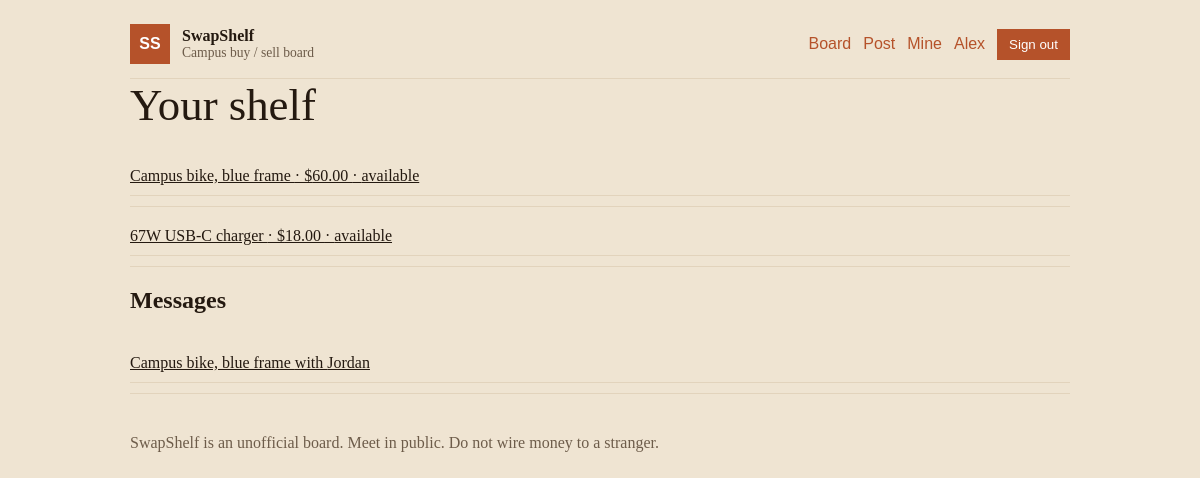
/me/ (signed in), run on the app's committed database.
### market/models.py (models this page shows, shortened)
class Listing(models.Model):
    CATEGORIES = [
        ("books", "Books"),
        ("electronics", "Electronics"),
        ("furniture", "Furniture"),
        ("bikes", "Bikes"),
        ("other", "Other"),
    ]
    owner = models.ForeignKey(User, on_delete=models.CASCADE, related_name="listings")
    title = models.CharField(max_length=120)
    description = models.TextField()
    price = models.DecimalField(max_digits=7, decimal_places=2)
    category = models.CharField(max_length=20, choices=CATEGORIES, default="other")
    status = models.CharField(max_length=12, default="available")
    seller_note = models.TextField(blank=True)
    created_at = models.DateTimeField(auto_now_add=True)
    class Meta:
        ordering = ["-created_at"]

class Thread(models.Model):
    listing = models.ForeignKey(Listing, on_delete=models.CASCADE, related_name="threads")
    buyer = models.ForeignKey(User, on_delete=models.CASCADE, related_name="buying_threads")
    created_at = models.DateTimeField(auto_now_add=True)

### market/views.py (the view)
# urls.py: path("me/", views.mine, name="mine"),
@login_required
def mine(request):
    listings = Listing.objects.filter(owner=request.user).exclude(status="removed")
    threads = Thread.objects.filter(buyer=request.user) | Thread.objects.filter(listing__owner=request.user)
    threads = threads.select_related("listing", "buyer").distinct()
    return render(request, "market/mine.html", {"listings": listings, "threads": threads})

### market/templates/market/mine.html (shortened to what this page needs)
{% extends "market/base.html" %}
{% block body %}
<section>
  <h1>Your shelf</h1>
  <ul class="list">
    {% for listing in listings %}
      <li><a href="{% url 'listing_edit' listing.pk %}">{{ listing.title }} · ${{ listing.price }} · {{ listing.status }}</a></li>
    {% empty %}
      <li class="lede">You have not posted yet.</li>
    {% endfor %}
  </ul>
  <h2>Messages</h2>
  <ul class="list">
    {% for thread in threads %}
      <li><a href="{% url 'thread_detail' thread.pk %}">{{ thread.listing.title }} with {{ thread.buyer.first_name }}</a></li>
    {% empty %}
      <li class="lede">No threads yet.</li>
    {% endfor %}
  </ul>
</section>
{% endblock %}

### market/templates/market/base.html (shortened to what this page needs)
<!DOCTYPE html>
<html lang="en">
<head>
  <link rel="stylesheet" href="/static/market/style.css">
</head>
<body>
  <div class="shell">
    <header class="top">
      <a class="brand" href="{% url 'home' %}">
        <span class="mark">SS</span>
        <span><strong>SwapShelf</strong><em>Campus buy / sell board</em></span>
      </a>
      <nav>
        <a href="{% url 'home' %}">Board</a>
        {% if user.is_authenticated %}
          <a href="{% url 'listing_new' %}">Post</a>
          <a href="{% url 'mine' %}">Mine</a>
          <a href="{% url 'profile' %}">{{ user.first_name|default:user.username }}</a>
          <form method="post" action="{% url 'logout' %}">{% csrf_token %}<button type="submit">Sign out</button></form>
        {% else %}
          <a href="{% url 'sign_in' %}">Sign in</a>
          <a class="btn" href="{% url 'register' %}">Create account</a>
        {% endif %}
      </nav>
    </header>
    <main>{% block body %}{% endblock %}</main>
    <footer>SwapShelf is an unofficial board. Meet in public. Do not wire money to a stranger.</footer>
  </div>
</body>
</html>

### market/static/market/style.css (style rules this page uses)
:root { --ink: #241910; --muted: #6d5c4a; --paper: #f6efe3; --tag: #b5522a; --line: #e2d3bc; }
* { box-sizing: border-box; }
body { margin: 0; background: #efe4d2; color: var(--ink); font-family: Georgia, "Iowan Old Style", serif; }
.shell { max-width: 980px; margin: 0 auto; padding: 24px 20px 64px; }
.top { display: flex; justify-content: space-between; align-items: center; gap: 16px; border-bottom: 1px solid var(--line); padding-bottom: 14px; }
.brand { display: flex; gap: 12px; align-items: center; color: inherit; text-decoration: none; }
.mark { width: 40px; height: 40px; display: grid; place-items: center; background: var(--tag); color: #fff; font-family: "Avenir Next", sans-serif; font-weight: 700; }
.brand em { display: block; font-style: normal; color: var(--muted); font-size: 0.85rem; }
nav { display: flex; gap: 12px; align-items: center; font-family: "Avenir Next", sans-serif; }
nav a { color: var(--tag); text-decoration: none; }
button, .btn { font-family: "Avenir Next", sans-serif; background: var(--tag); color: #fff; border: 0; padding: 8px 12px; cursor: pointer; text-decoration: none; }
h1 { font-weight: 500; font-size: clamp(1.8rem, 4vw, 2.8rem); margin: 0 0 8px; }
.list { list-style: none; padding: 0; }
.list a, .list li { display: block; padding: 10px 0; border-bottom: 1px solid var(--line); color: inherit; }
footer { margin-top: 40px; color: var(--muted); }

### data on the page
Listing: title "Campus bike, blue frame", price "60.00", status "available"
Listing: title "67W USB-C charger", price "18.00", status "available"
Thread: listing "Campus bike, blue frame", buyer.first_name "Jordan"

### other printed values
{{ user.first_name|default:user.username }} "Alex"
